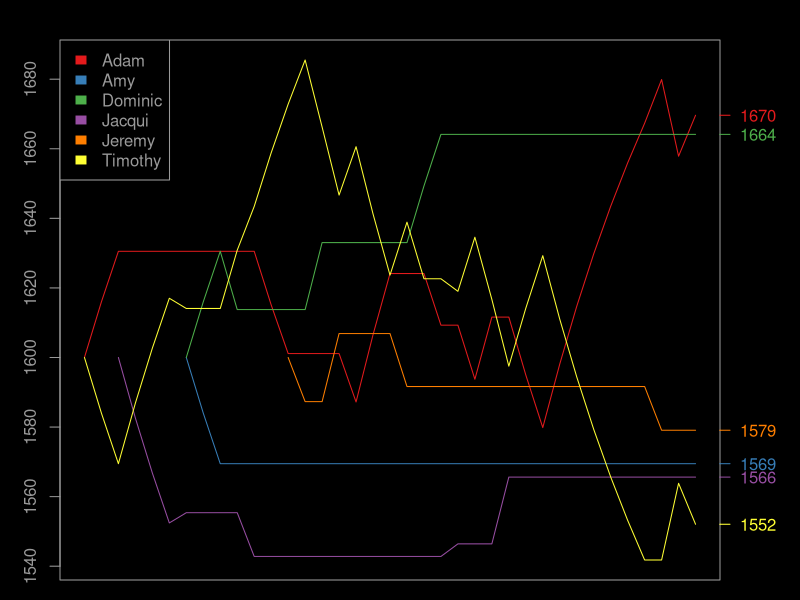

This figure's R source:
svg(filename="chess.svg", width=8, height=5, pointsize=10, bg="black")

par(bg = "black")
par(fg="#999999")
par(mar=c(1, 3, 2, 4))

data <- read.csv("chess.csv", head=FALSE)

player1 = as.vector(t(data[1]))
player2 = as.vector(t(data[3]))
result = as.vector(t(data[2]))

numEntries = length(result)

players = sort(union(player1, player2))
numPlayers = length(players)

template = rep.int(1600, numEntries+1)
scores = data.frame(template)
for (name in players){
	scores[,name] <- template
}

K = 32

for (i in 2:(numEntries+1)){
	p1 = player1[i-1]
	r1 = 10 ^ (scores[i-1, p1] / 400)
	
	p2 = player2[i-1]
	r2 = 10 ^ (scores[i-1, p2] / 400)
	
	# Expected scores
	e1 = r1 / (r1 + r2)
	e2 = r2 / (r1 + r2)
	
	if (result[i-1] == "win"){
		s1 = 1
		s2 = 0
	} else {
		s1 = 0.5
		s2 = 0.5
	}
	
	for (j in i:(numEntries+1)){
		scores[j, p1] = scores[j, p1] + K * (s1 - e1)
		scores[j, p2] = scores[j, p2] + K * (s2 - e2)
	}
}

# Remove leading 1600s from new players
scores[1,"Timothy"]
for (player in players){
    for (i in 1:(numEntries-1)){
        if (scores[i, player] == 1600 && scores[i+1, player] == 1600)
            scores[i,player] = NA
    }
}

lowest = 1600
highest = 1600
for (name in players) {
        tempScores = scores[name]
        tempScores[is.na(tempScores)] = 1600
        lowest = min(lowest, min(tempScores[name]))
        highest = max(highest, max(tempScores[name]))
}

plot(
	NULL,
	xlim=c(1, numEntries+1),
	ylim=c(lowest, highest),
	ylab="",
	xlab="",
	col.lab="#999999", col.main="#999999", col.axis="#999999",
	xaxt='n'
)

library("RColorBrewer")
colors = brewer.pal(max(3, length(players)), "Set1")

i = 0
for (name in players){
	i = i + 1
	lines(
		x=1:(numEntries+1),
		y=t(scores[name]),
		col=colors[i]
	)
	
	#xData = 1:(numEntries+1)
	#yData = (apply(scores[name], 1, function(x) x))
	#lo = loess(yData~xData)
	#xl <- seq(1, numEntries+1, 0.1)
	#lines(xl, predict(lo, xl), col=colors[i])
	
	currentScore = scores[numEntries+1, name]
	axis(
		4,
		at=c(currentScore),
		labels=c(round(currentScore, 0)),
		col=colors[i], col.ticks=colors[i], col.axis = colors[i],
		las=2
	)
}

legend("topleft", legend=players, fill=colors, bg="black")
